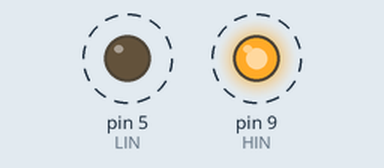
Simulated run of this sketch. Board: Arduino Uno, built with avr-gcc and run on an emulated ATmega328P. Shown: output pins drawn as LEDs (lit = HIGH). Dashed ring = blinking.

Above: at 0.5 s.
Timing chart, 0 to 4.6 s (numbered marks = the images above):
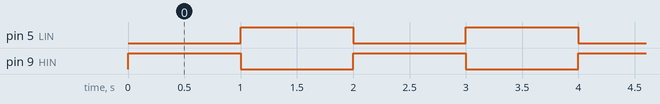

The sketch:

sktech_basico.ino
```cpp
/*
 * Prueba de Conmutación Lenta para Medio Puente (1x IR2101 / IR2110)
 * Controla solo 2 MOSFETs (Una sola rama/fase)
 *
 * Conexiones físicas hacia el IR2101:
 * - Pin 9 (Arduino) -> Entrada HIN (Pin 2) -> Controla MOSFET High-Side (LED Alta)
 * - Pin 5 (Arduino) -> Entrada LIN (Pin 3) -> Controla MOSFET Low-Side  (LED Baja)
 */

const int deadtime_us = 5; // Tiempo muerto de seguridad (5 microsegundos)

void setup() {
  // 1. Estados bajos iniciales por seguridad
  digitalWrite(9, LOW);
  digitalWrite(5, LOW);

  // 2. Configuración de pines de salida
  pinMode(9, OUTPUT); // HIN
  pinMode(5, OUTPUT); // LIN

}

void loop() {
  // --- FASE 1: Enciende MOSFET Superior (High-Side) ---
  digitalWrite(5, LOW);            // Apaga MOSFET Inferior
  delayMicroseconds(deadtime_us);  // Tiempo muerto de protección
  digitalWrite(9, HIGH);           // Enciende MOSFET Superior
  delay(1000);                     // 1 SEGUNDO (LED Alta ENCENDIDO | LED Baja APAGADO)

  // --- FASE DE SEGURIDAD ---
  digitalWrite(9, LOW);            // Apaga MOSFET Superior
  delayMicroseconds(deadtime_us);  // Tiempo muerto de protección

  // --- FASE 2: Enciende MOSFET Inferior (Low-Side) ---
  digitalWrite(5, HIGH);           // Enciende MOSFET Inferior
  delay(1000);                     // 1 SEGUNDO (LED Alta APAGADO | LED Baja ENCENDIDO)
}
```

Measured:
- by itself, pin 5 (LIN), pin 9 (HIN): alternates HIGH for 1.0 s and LOW for 1.0 s
